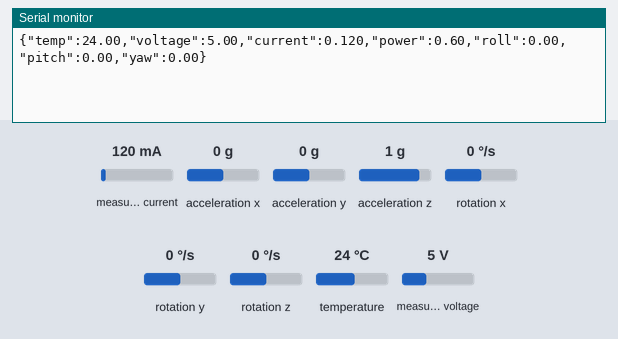
The sketch below on a simulated ESP32. Parts: the last lines printed to the serial monitor. Wiring (inferred from the names in the program): TMP102 temperature sensor at I2C address 0x49. The inputs (shaded band) are chosen by the test bench; at power-on: measured current 120 mA, acceleration x 0 g, acceleration y 0 g, acceleration z 1 g, rotation x 0 °/s, rotation y 0 °/s, rotation z 0 °/s, temperature 24 °C, measured voltage 5 V.

Above: at 1.2 s.
1.3 s: measured current set to 40 mA
At 2.5 s:
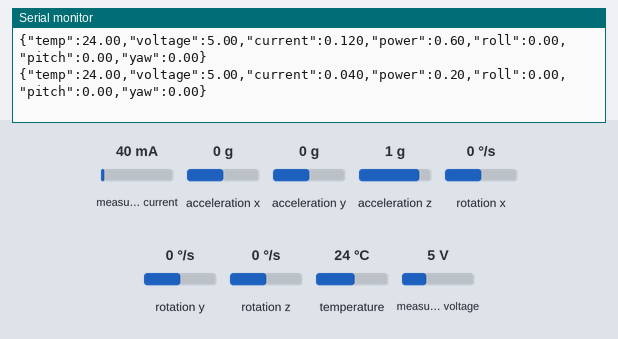
2.8 s: acceleration x set to -1.4 g
At 3.8 s:
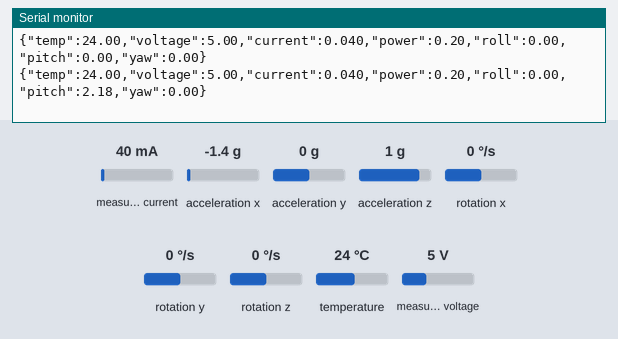
4.3 s: acceleration y set to -1.4 g
At 5.6 s:
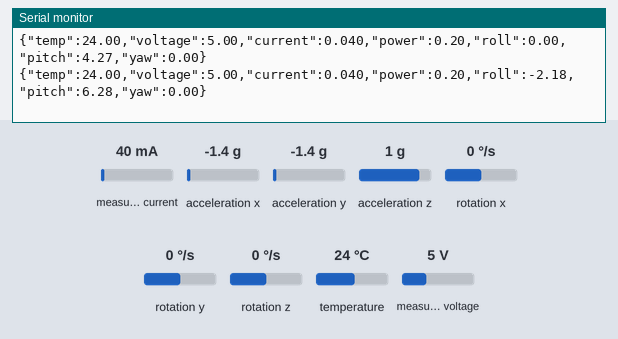
5.8 s: acceleration z set to -1.4 g
At 6.7 s:
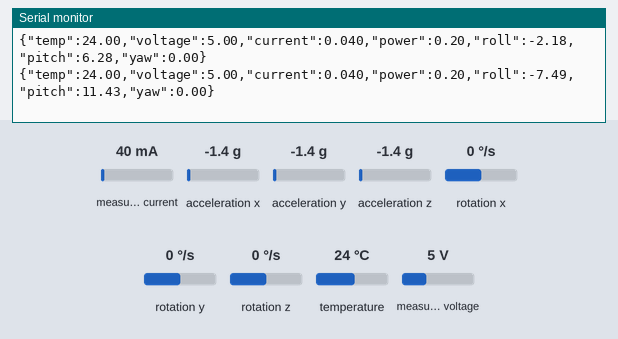
7.3 s: rotation x set to -192 °/s
At 8.8 s:
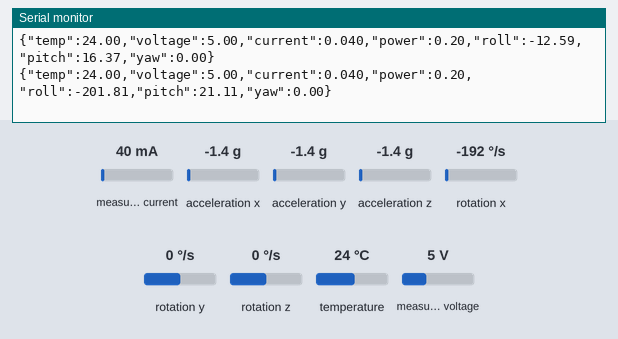
Timing chart, 0 to 9.8 s (numbered marks = the images above; inputs shaded):
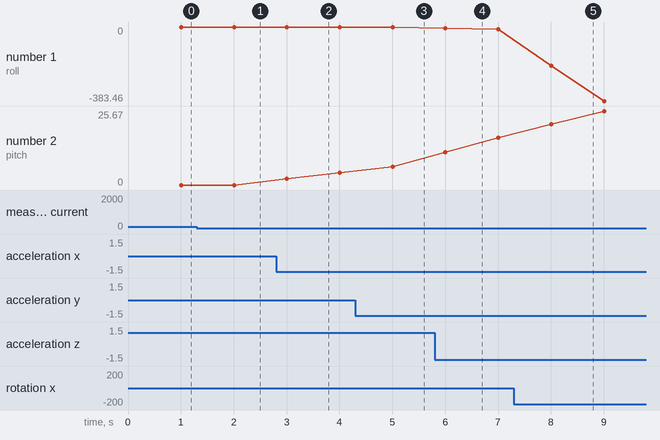

Measured:
- after the input at 1.3 s, the serial monitor: prints a new line after 0.71 s (image 1)
- after the input at 2.8 s, the serial monitor: prints a new line after 0.21 s (image 2)
- after the input at 4.3 s, the serial monitor: prints a new line after 0.71 s (image 3)
- after the input at 5.8 s, the serial monitor: prints a new line after 0.21 s (image 4)
- after the input at 7.3 s, the serial monitor: prints a new line after 0.71 s (image 5)
- plotted number 1: 0 → -2.18 after the input at 4.3 s, -2.18 → -12.59 after the input at 5.8 s, -12.59 → -383.46 after the input at 7.3 s
- plotted number 2: 0 → 4.27 after the input at 2.8 s, 6.28 → 16.37 after the input at 5.8 s

The sketch:

cdhs_board.ino
```cpp
/* CDHS board — the real direct-USB rig students wire up and connect via
 * Web Serial, per the SpacePoint curriculum (spacepoint-software-guide):
 *
 *   ESP32, I2C on SDA=21 / SCL=22
 *   - TMP102 temperature sensor  @ 0x49
 *   - INA219 current/voltage sensor @ 0x40
 *   - MPU6050 IMU (orientation)  @ 0x68 (default)
 *
 * Prints one JSON telemetry line per second — exactly the shape
 * frontend/src/lib/groundStationWebSerial.ts::parseTelemetryLine expects
 * (temp + voltage required; roll/pitch/yaw optional, triggers the ADCS
 * dispatch when yaw is present). No wrapper prefix needed — bare JSON.
 *
 * Also listens for commands the Command Console queues (Web Serial writes
 * them down the same open port as `CMD <NAME>\n`, see writeSerialCommand
 * in groundStationWebSerial.ts — same wire shape the on-site agent uses).
 * PING/GET_STATUS/FAKE do something real on this board; SPIN_CW/SPIN_CCW/
 * STOP (reaction wheels) and TAKE_PICTURE (camera) aren't hardware this
 * board has — they're ADCS-board and camera-rig commands respectively —
 * so this just says so over Serial rather than silently no-op'ing. Either
 * way the ack the browser sends back just reflects "the write succeeded",
 * same fire-and-forget model as ops/ground-station/agent/agent.py's
 * ack_command — nobody here waits for or parses a response line.
 *
 * Libraries (Arduino Library Manager):
 *   - Adafruit INA219
 *   - Adafruit MPU6050 + Adafruit Unified Sensor
 *   (TMP102 is read directly over Wire — no extra library needed.)
 */

#include <Wire.h>
#include <Adafruit_INA219.h>
#include <Adafruit_MPU6050.h>
#include <Adafruit_Sensor.h>

#define TMP102_ADDR 0x49

Adafruit_INA219 ina219;
Adafruit_MPU6050 mpu;

float roll = 0, pitch = 0, yaw = 0;
unsigned long lastSample = 0;
unsigned long lastTime = 0;
bool fakeMode = false;
String cmdBuffer;

float readTmp102() {
  Wire.beginTransmission(TMP102_ADDR);
  Wire.write(0x00); // temperature register
  Wire.endTransmission();

  Wire.requestFrom(TMP102_ADDR, 2);
  if (Wire.available() < 2) return NAN;
  int16_t raw = (Wire.read() << 8) | Wire.read();
  raw >>= 4; // 12-bit value, left-justified
  return raw * 0.0625f;
}

void setup() {
  Serial.begin(115200);
  Wire.begin(21, 22);

  if (!ina219.begin()) {
    Serial.println("[CDHS ERROR] INA219 not found at 0x40");
  }
  if (!mpu.begin()) {
    Serial.println("[CDHS ERROR] MPU6050 not found at 0x68");
  } else {
    mpu.setAccelerometerRange(MPU6050_RANGE_2_G);
    mpu.setGyroRange(MPU6050_RANGE_250_DEG);
    mpu.setFilterBandwidth(MPU6050_BAND_21_HZ);
  }

  lastTime = millis();
}

void handleCommand(String cmd) {
  cmd.trim();
  int space = cmd.indexOf(' ');
  String name = (space < 0) ? cmd : cmd.substring(0, space);
  name.toUpperCase();

  if (name == "PING") {
    Serial.println("[CDHS] PONG");
  } else if (name == "GET_STATUS") {
    lastSample = 0; // forces the next loop() iteration to send immediately
  } else if (name == "FAKE") {
    fakeMode = !fakeMode;
    Serial.println(fakeMode ? "[CDHS] simulated-data mode ON" : "[CDHS] simulated-data mode OFF");
  } else if (name == "SPIN_CW" || name == "SPIN_CCW" || name == "STOP") {
    Serial.println("[CDHS] " + name + " ignored — reaction wheels live on the ADCS board, not this one");
  } else if (name == "TAKE_PICTURE") {
    Serial.println("[CDHS] TAKE_PICTURE ignored — no camera on this rig");
  } else {
    Serial.println("[CDHS] unknown command: " + name);
  }
}

void pollCommands() {
  while (Serial.available()) {
    char c = Serial.read();
    if (c == '\n') {
      cmdBuffer.trim();
      if (cmdBuffer.startsWith("CMD ")) {
        handleCommand(cmdBuffer.substring(4));
      }
      cmdBuffer = "";
    } else if (c != '\r') {
      cmdBuffer += c;
    }
  }
}

void loop() {
  pollCommands();

  unsigned long now = millis();
  if (now - lastSample < 1000) return;
  lastSample = now;

  float temp, voltage, current, power;
  sensors_event_t accel, gyro, mpuTemp;
  float dt = (now - lastTime) / 1000.0f;
  lastTime = now;

  if (fakeMode) {
    float t = now / 1000.0;
    temp = 25.0 + 5.0 * sin(t * 0.1);
    voltage = 3.7 + 0.3 * sin(t * 0.05);
    current = 0.4 + 0.1 * sin(t * 0.2);
    power = voltage * current;
    roll = 10.0 * sin(t * 0.3);
    pitch = 8.0 * cos(t * 0.25);
    yaw = fmod(t * 5.0, 360.0);
  } else {
    temp = readTmp102();
    voltage = ina219.getBusVoltage_V();
    current = ina219.getCurrent_mA() / 1000.0f; // -> A
    power = voltage * current;

    mpu.getEvent(&accel, &gyro, &mpuTemp);
    float accRoll  =  atan2(accel.acceleration.y, accel.acceleration.z) * 180.0 / PI;
    float accPitch = -atan2(accel.acceleration.x, accel.acceleration.z) * 180.0 / PI;
    float alpha = 0.96f;
    roll  = alpha * (roll  + gyro.gyro.x * dt * 180.0 / PI) + (1 - alpha) * accRoll;
    pitch = alpha * (pitch + gyro.gyro.y * dt * 180.0 / PI) + (1 - alpha) * accPitch;
    yaw += gyro.gyro.z * dt * 180.0 / PI;
    if (yaw > 180) yaw -= 360;
    if (yaw < -180) yaw += 360;
  }

  Serial.print("{\"temp\":");
  Serial.print(temp, 2);
  Serial.print(",\"voltage\":");
  Serial.print(voltage, 2);
  Serial.print(",\"current\":");
  Serial.print(current, 3);
  Serial.print(",\"power\":");
  Serial.print(power, 2);
  Serial.print(",\"roll\":");
  Serial.print(roll, 2);
  Serial.print(",\"pitch\":");
  Serial.print(pitch, 2);
  Serial.print(",\"yaw\":");
  Serial.print(yaw, 2);
  Serial.println("}");
}
```
